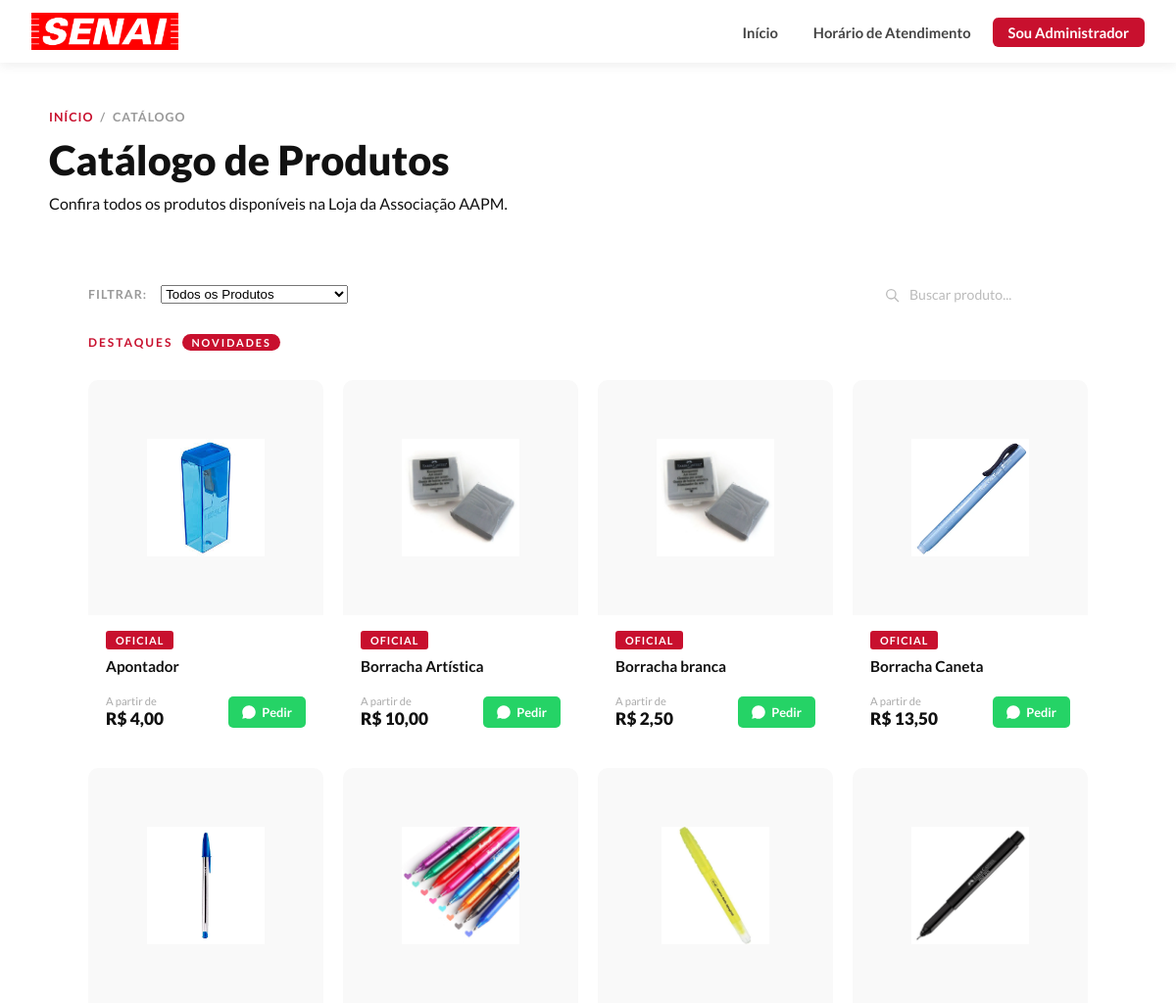
Page /catalogo/ (upper part) on the earlier database version.
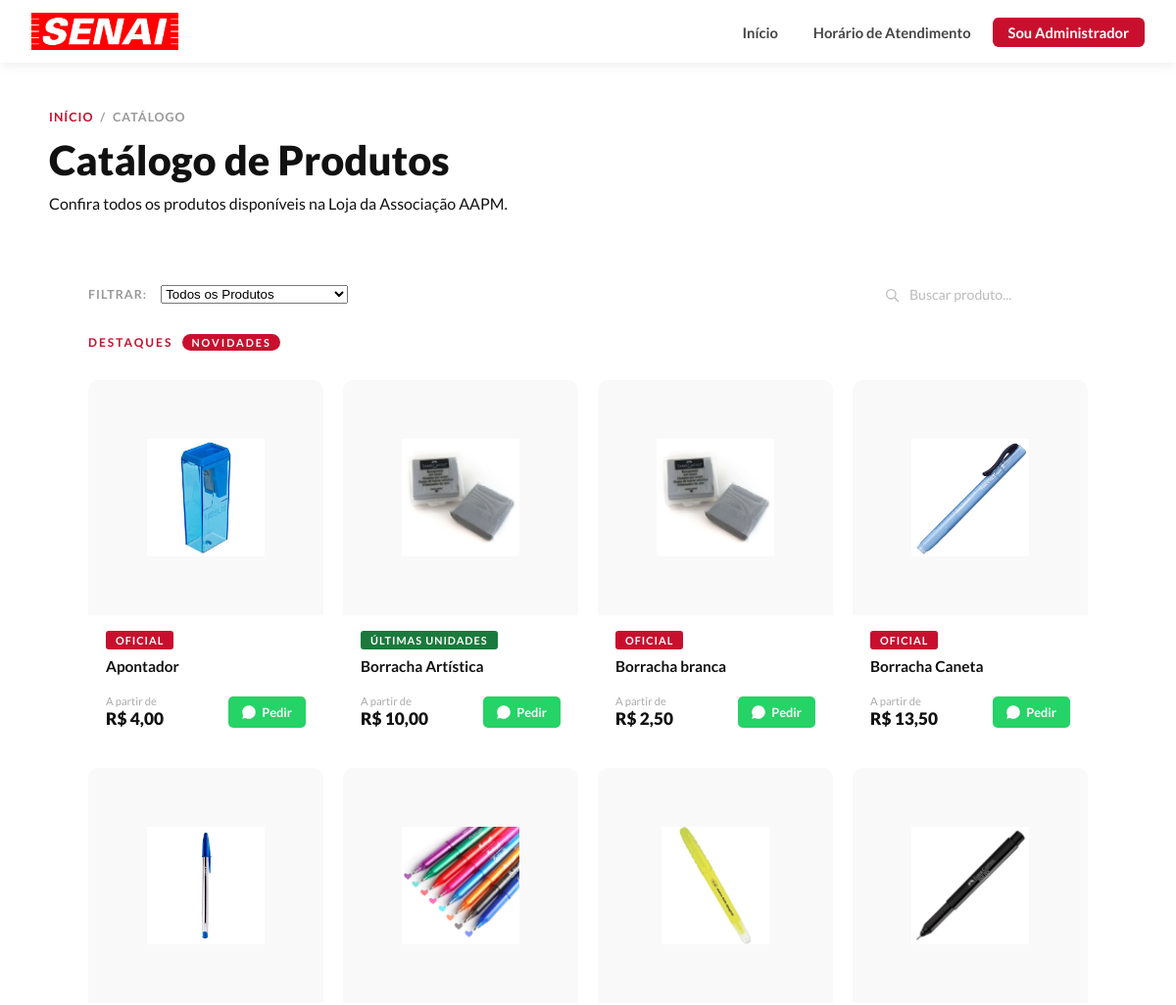
Same page on the later database version.
### app/models/produto.py (models this page shows, shortened)
class Produto(Base):
    __tablename__ = "produtos"
    id = Column(Integer, primary_key=True, autoincrement=True, index=True)
    nome = Column(String(100), nullable=False)
    preco = Column(Float, nullable=False, default=0.0)
    estoque_atual = Column(Integer, default=0)
    descricao = Column(String(255), nullable=True)
    ativa = Column(Boolean, default=True)
    imagem_path = Column(String(255), nullable=True)
    categoria_id = Column(Integer, ForeignKey("categorias.id", ondelete="SET NULL"), nullable=False)
    categoria = relationship("Categoria", back_populates="produtos")
    variacoes = relationship("ProdutoVariacao", back_populates="produto", cascade="all, delete-orphan", lazy="select")

### app/controllers/catalogo_controller.py (the view)
@router.get("/")
def catalogo(
    request: Request,
    busca: str = "",
    categoria_id: int = 0,
    page: int = 1,
    per_page: int = 15,
    usuario = Depends(get_usuario_opcional),
    db: Session = Depends(get_db)
):
    query = db.query(Produto).filter(Produto.ativa == True)
    if busca:
        query = query.filter(Produto.nome.ilike(f"%{busca}%"))
    if categoria_id:
        query = query.filter(Produto.categoria_id == categoria_id)
    total_produtos = query.count()
    page = max(page, 1)
    per_page = max(per_page, 1)
    total_pages = math.ceil(total_produtos / per_page) if total_produtos else 1
    page = min(page, total_pages)
    offset = (page - 1) * per_page
    produtos    = query.offset(offset).limit(per_page).all()
    categorias  = db.query(Categoria).filter(Categoria.ativa == True).all()
    return templates.TemplateResponse(
        request,
        "site/catalogo.html",
        {
            "request": request,
            "usuario": usuario,
            "produtos": produtos,
            "categorias": categorias,
            "busca": busca,
            "categoria_id": categoria_id,
            "page": page,
            "per_page": per_page,
            "total_pages": total_pages,
            "total_produtos": total_produtos
        }
    )

### app/templates/site/catalogo.html (shortened to what this page needs)
{% extends 'site/base.html' %}
{% block css %}
<link rel="stylesheet" href="/static/css/catalogo.css" />
{% endblock %}
{% block conteudo %}
<div class="page-header">
  <div class="page-header-inner">
    <div class="breadcrumb"><a href="/">Início</a> &nbsp;/&nbsp; Catálogo</div>
    <h1>Catálogo de Produtos</h1>
    <p>Confira todos os produtos disponíveis na Loja da Associação AAPM.</p>
  </div>
</div>
<div class="filters-bar">
  <div class="category-select-wrapper" style="display: flex; align-items: center; gap: 10px;">
    <span class="filter-label">Filtrar:</span>
    <select id="categoryFilter" class="dropdown-btn" onchange="filterByCategory(this)">
      <option value="todos">Todos os Produtos</option>
    </select>
  </div>
  <div class="search-wrap">
    <svg class="search-icon" viewBox="0 0 24 24">
      <circle cx="11" cy="11" r="7" />
      <line x1="16.5" y1="16.5" x2="22" y2="22" />
    </svg>
    <input class="search-input" id="searchInput" type="text" placeholder="Buscar produto..."
      oninput="searchProducts()" />
  </div>
</div>
<main class="catalog-section">
  <div class="section-title">Destaques <span>Novidades</span></div>
  <div class="catalog-grid" id="catalogGrid">
    {% for produto in produtos %}
    {% if produto.ativa %}
    <div class="product-card" data-cat="{{ produto.categoria.nome|lower|trim if produto.categoria else 'outros' }}">
      <div class="card-img">
        {% if produto.imagem_path %}
        <img src="{{ produto.imagem_url }}" alt="{{ produto.nome }}"
          style="max-width: 100%; max-height: 120px; object-fit: contain;" />
        {% else %}
        <svg class="shirt-black" viewBox="0 0 100 120" fill="none" xmlns="http://www.w3.org/2000/svg">
          <path d="M30 10 L10 30 L25 35 L25 110 L75 110 L75 35 L90 30 L70 10 Q60 20 50 20 Q40 20 30 10Z"
            stroke-width="1.5" />
          <rect x="38" y="48" width="24" height="10" rx="2" fill="#c8102e" />
        </svg>
        {% endif %}
      </div>
      <div class="card-body">
        {% if produto.estoque_atual <= 0 %} <span class="card-badge esgotado">Esgotado</span>
          {% elif produto.estoque_atual <= 5 %} <span class="card-badge novo">Últimas Unidades</span>
            {% else %}
            <span class="card-badge">Oficial</span>
            {% endif %}
            <h3>{{ produto.nome }}</h3>
            <div class="card-footer">
              <div class="card-price">
                <small>A partir de</small>
                R$ {{ "%.2f"|format(produto.preco)|replace('.', ',') }}
              </div>
              {% if produto.estoque_atual > 0 %}
              <a class="btn-card"
                href="https://wa.me/5511999999999?text=Olá!%20Tenho%20interesse%20no%20produto:%20{{ produto.nome }}"
                target="_blank" rel="noopener">
                Pedir
              </a>
              {% else %}
              <button class="btn-card disabled" disabled>Indisponível</button>
              {% endif %}
            </div>
      </div>
    </div>
    {% endif %}
    {% endfor %}
  </div>
</main>
<br>
<br>
{% endblock %}

### app/templates/site/base.html (shortened to what this page needs)
<!DOCTYPE html>
<html lang="pt-br">
<head>
  <link rel="stylesheet" href="/static/css/base-style.css" />
  {% block css %}
  {% endblock %}
</head>
<body>
  <nav>
    <a class="nav-logo" href="#">
      <img src="/static/uploads/foto-senai.png" alt="Logo SENAI" class="img-logo">
    </a>
    <ul class="nav-links">
      <li><a href="/">Início</a></li>
      <li><a href="/horario">Horário de Atendimento</a></li>
      <li><a href="/login" class="btn-admin">Sou Administrador</a></li>
    </ul>
  </nav>
  <main>
    {% block conteudo %}
    {% endblock %}
  </main>
</body>
</html>

### app/static/css/base-style.css (style rules this page uses)
*, *::before, *::after { box-sizing: border-box; margin: 0; padding: 0; }
:root { --red: #c8102e; --dark-red: #a00d25; --black: #111111; --white: #ffffff; --light-gray: #f8f8f8; --mid-gray: #e0e0e0; --text-gray: #444444; --green-wa: #25D366; --green-wa-dark: #1da851; --radius: 8px; --shadow: 0 4px 24px rgba(2, 2, 2, 0.1); --transition: 0.25s ease; }
html { scroll-behavior: smooth; }
body { font-family: 'Lato', sans-serif; color: var(--black); background: var(--white); overflow-x: hidden; }
nav { position: sticky; top: 0; z-index: 100; background: var(--white); box-shadow: 0 2px 12px rgba(0, 0, 0, 0.08); display: flex; align-items: center; justify-content: space-between; padding: 0 32px; height: 64px; }
.nav-logo { display: flex; align-items: center; height: 100%; max-width: 150px; }
.img-logo { max-height: 40px; width: 100%; object-fit: contain; display: block; }
.nav-links { display: flex; align-items: center; gap: 8px; list-style: none; }
.nav-links a { text-decoration: none; color: var(--text-gray); font-size: 0.92rem; font-weight: 600; padding: 6px 14px; border-radius: 4px; transition: color var(--transition), background var(--transition); }
.nav-links .btn-admin { background: var(--red); color: var(--white) !important; border-radius: 6px; padding: 6px 16px; transition: background var(--transition); }

Differences in the rows shown:
changed Produto "Borracha Artística": estoque_atual "OFICIAL" → "ÚLTIMAS UNIDADES"
